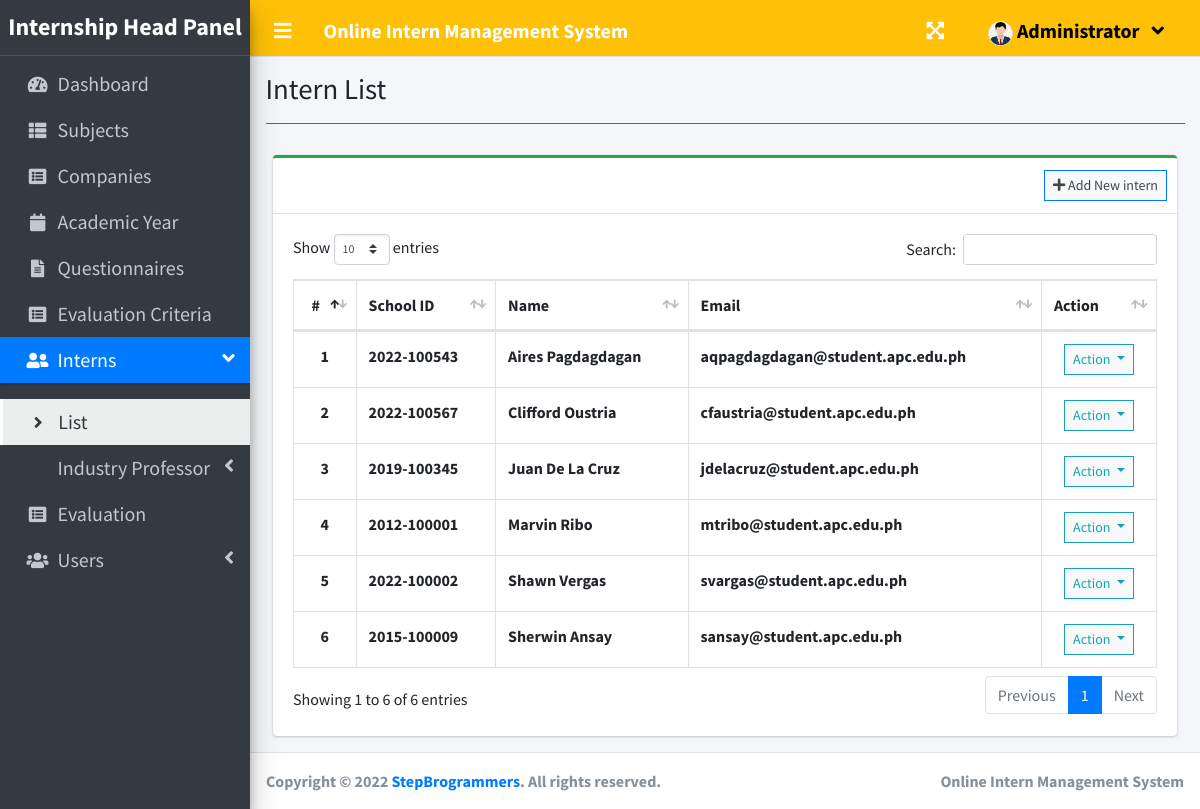
/index.php?page=intern_list (signed in), run on the app's committed database.
### tables this page shows
CREATE TABLE `intern_list` (
  `id` int(11) NOT NULL,
  `school_id` char(11) NOT NULL,
  `firstname` varchar(200) NOT NULL,
  `lastname` varchar(200) NOT NULL,
  `email` varchar(200) NOT NULL,
  `password` text NOT NULL,
  `avatar` text NOT NULL DEFAULT 'no-image-available.png',
  `date_created` datetime NOT NULL DEFAULT current_timestamp(),
  `mid_eval` varchar(255) DEFAULT NULL,
  `fin_eval` varchar(255) DEFAULT NULL
);

### admin/intern_list.php (the view, shortened to what this page needs)
<?php include'db_connect.php' ?>
<div class="col-lg-12">
	<div class="card card-outline card-success">
		<div class="card-header">
			<div class="card-tools">
				<a class="btn btn-block btn-sm btn-default btn-flat border-primary" href="./index.php?page=new_intern"><i class="fa fa-plus"></i> Add New intern</a>
			</div>
		</div>
		<div class="card-body">
			<table class="table tabe-hover table-bordered" id="list">
				<thead>
					<tr>
						<th class="text-center">#</th>
						<th>School ID</th>
						<th>Name</th>
						<th>Email</th>
						<th>Action</th>
					</tr>
				</thead>
				<tbody>
					<?php
					$i = 1;
					$qry = $conn->query("SELECT *,concat(firstname,' ',lastname) as name FROM intern_list order by concat(firstname,' ',lastname) asc");
					while($row= $qry->fetch_assoc()):
					?>
					<tr>
						<th class="text-center"><?php echo $i++ ?></th>
						<td><b><?php echo $row['school_id'] ?></b></td>
						<td><b><?php echo ucwords($row['name']) ?></b></td>
						<td><b><?php echo $row['email'] ?></b></td>
						<td class="text-center">
							<button type="button" class="btn btn-default btn-sm btn-flat border-info wave-effect text-info dropdown-toggle" data-toggle="dropdown" aria-expanded="true">
		                      Action
		                    </button>
						</td>
					</tr>
				<?php endwhile; ?>
				</tbody>
			</table>
		</div>
	</div>
</div>

### data on the page
intern_list: school "2022-100543", name "Aires Pagdagdagan", email "aqpagdagdagan@student.apc.edu.ph"
intern_list: school "2022-100567", name "Clifford Oustria", email "cfaustria@student.apc.edu.ph"
intern_list: school "2019-100345", name "Juan De La Cruz", email "jdelacruz@student.apc.edu.ph"
intern_list: school "2012-100001", name "Marvin Ribo", email "mtribo@student.apc.edu.ph"
intern_list: school "2022-100002", name "Shawn Vergas", email "svargas@student.apc.edu.ph"
intern_list: school "2015-100009", name "Sherwin Ansay", email "sansay@student.apc.edu.ph"

### other printed values
$_SESSION['system']['name'] "Online Intern Management System"
$_SESSION['login_firstname'] "Administrator"
$title "Intern List"
